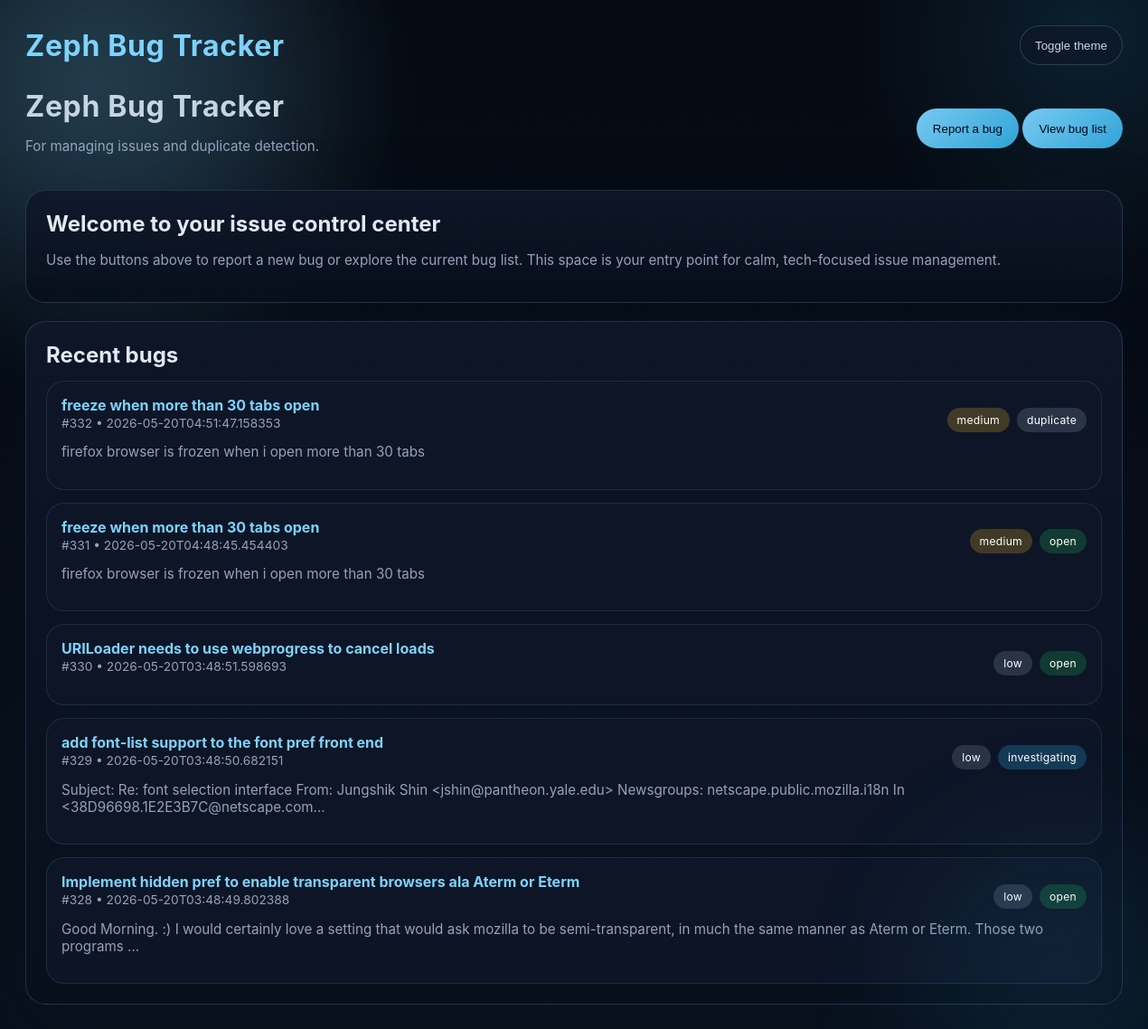
The page / on the database its author committed.
### tables this page shows
CREATE TABLE bugs (
        id INTEGER PRIMARY KEY AUTOINCREMENT,
        title TEXT NOT NULL,
        description TEXT NOT NULL,
        status TEXT NOT NULL DEFAULT 'open',
        severity TEXT NOT NULL DEFAULT 'low',
        created_at TEXT NOT NULL
    , source TEXT NOT NULL DEFAULT 'manual', duplicate_of INTEGER);

### app.py (the view)
@app.route('/')
def index():
    recent_bugs = fetch_all_bugs()[:5]
    return render_template('index.html', recent_bugs=recent_bugs)

### app.py (called while the page is built)
def get_db():
    conn = sqlite3.connect(DB_PATH)
    conn.row_factory = sqlite3.Row
    return conn

def fetch_all_bugs():
    conn = get_db()
    cur = conn.cursor()
    cur.execute('SELECT * FROM bugs ORDER BY created_at DESC')
    rows = cur.fetchall()
    conn.close()
    return [dict(r) for r in rows]

### templates/index.html
{% extends 'base.html' %}
{% block body %}
<div class="page-header">
  <div>
    <h1>Zeph Bug Tracker</h1>
    <p class="subtitle">For managing issues and duplicate detection.</p>
  </div>
  <div>
    <a href="/report-bug"><button>Report a bug</button></a>
    <a href="/bugs"><button>View bug list</button></a>
  </div>
</div>
<div class="card">
  <h2>Welcome to your issue control center</h2>
  <p class="note">Use the buttons above to report a new bug or explore the current bug list. This space is your entry point for calm, tech-focused issue management.</p>
</div>
{% if recent_bugs %}
<div class="card" style="margin-top:20px;">
  <h2>Recent bugs</h2>
  <div class="comments" style="margin-top:14px;">
    {% for bug in recent_bugs %}
      <div class="glass-panel" style="padding:16px;">
        <div style="display:flex;justify-content:space-between;gap:12px;flex-wrap:wrap;align-items:center;">
          <div>
            <h3 style="margin:0;font-size:1rem;"><a href="/bug/{{bug.id}}">{{bug.title}}</a></h3>
            <div class="meta">#{{bug.id}} • {{bug.created_at}}</div>
          </div>
          <div class="badges">
            <span class="badge sev-{{bug.severity}}">{{bug.severity}}</span>
            {% if bug.status == 'open' %}
              <span class="badge status-open">open</span>
            {% elif bug.status == 'being investigated' %}
              <span class="badge status-investigate">investigating</span>
            {% elif bug.status == 'fixed' %}
              <span class="badge status-fixed">fixed</span>
            {% else %}
              <span class="badge status-fixed">{{bug.status}}</span>
            {% endif %}
          </div>
        </div>
        <p class="note" style="margin-top:12px;">{{bug.description[:160]}}{{"..." if bug.description|length > 160 else ""}}</p>
      </div>
    {% endfor %}
  </div>
</div>
{% endif %}
{% endblock %}

### templates/base.html (shortened to what this page needs)
<!doctype html>
<html>
  <head>
  </head>
  <body>
    <div class="topbar">
      <h1><a href="/">Zeph Bug Tracker</a></h1>
      <button class="theme-toggle" id="themeToggle" onclick="toggleTheme()">Toggle theme</button>
    </div>
    {% block body %}{% endblock %}
  </body>
</html>

### templates/base.html (style rules this page uses)
:root { --bg: #08101c; --surface: rgba(15, 23, 42, 0.95); --surface-strong: rgba(8, 16, 28, 0.95); --surface-soft: rgba(30, 41, 59, 0.9); --text: #cbd5e1; --text-muted: #94a3b8; --accent: #7dd3fc; --accent-soft: rgba(125, 211, 252, 0.18); --border: rgba(125, 211, 252, 0.18); --success: #22c55e; --warning: #fbbf24; --danger: #f472b6; }
* { box-sizing: border-box; }
body { margin: 0; font-family: Inter, 'Segoe UI', sans-serif; background: radial-gradient(circle at 8% 8%, rgba(125, 211, 252, 0.16), transparent 22%), radial-gradient(circle at 95% 3%, rgba(56, 189, 248, 0.12), transparent 16%), linear-gradient(180deg, #050a12 0%, #08101c 100%); color: var(--text); min-height: 100vh; padding: 28px; position: relative; overflow-x: hidden; transition: background 0.45s ease, color 0.45s ease; }
body::before, body::after { content: ''; position: absolute; pointer-events: none; border-radius: 50%; filter: blur(80px); opacity: 0.7; animation: float 15s ease-in-out infinite; }
body::before { width: 420px; height: 420px; top: -120px; left: -80px; background: rgba(125, 211, 252, 0.14); }
body::after { width: 320px; height: 320px; bottom: -100px; right: -60px; background: rgba(56, 189, 248, 0.12); animation-duration: 18s; }
a { color: var(--accent); text-decoration: none; }
h1 { margin: 0; font-size: 2rem; letter-spacing: 0.02em; }
h2, h3, h4 { color: #e2e8f0; margin: 0; }
.page-header { display: flex; flex-wrap: wrap; align-items: center; justify-content: space-between; gap: 14px; margin-bottom: 24px; }
.page-header .subtitle { color: var(--text-muted); font-size: 0.95rem; }
.card { background: linear-gradient(180deg, rgba(15, 23, 42, 0.88), rgba(8, 16, 28, 0.95)); border: 1px solid var(--border); border-radius: 22px; backdrop-filter: blur(18px); padding: 22px; box-shadow: 0 24px 80px rgba(15, 23, 42, 0.24); }
button { display: inline-flex; align-items: center; justify-content: center; gap: 8px; min-height: 44px; padding: 0 18px; border: none; border-radius: 999px; background: linear-gradient(135deg, rgba(125, 211, 252, 0.95), rgba(56, 189, 248, 0.85)); color: #020617; cursor: pointer; transition: transform 0.2s ease, box-shadow 0.2s ease; }
.meta { color: var(--text-muted); font-size: 0.86rem; line-height: 1.5; }
.badges { margin-top: 12px; display: flex; flex-wrap: wrap; gap: 8px; }
.badge { display: inline-flex; align-items: center; justify-content: center; border-radius: 999px; padding: 6px 11px; font-size: 0.76rem; letter-spacing: 0.02em; color: #fff; background: rgba(148, 163, 184, 0.16); backdrop-filter: blur(12px); }
.badge.sev-low { background: rgba(148, 163, 184, 0.22); }
.badge.sev-medium { background: rgba(251, 191, 36, 0.22); }
.badge.status-open { background: rgba(34, 197, 94, 0.22); }
.badge.status-investigate { background: rgba(56, 189, 248, 0.22); }
.badge.status-fixed { background: rgba(148, 163, 184, 0.22); }
.comments { margin-top: 16px; display: grid; gap: 14px; }
.glass-panel { background: rgba(15, 23, 42, 0.75); border: 1px solid rgba(125, 211, 252, 0.12); padding: 18px; border-radius: 20px; }
.note { color: var(--text-muted); font-size: 0.95rem; }
.topbar { display: flex; justify-content: space-between; align-items: center; gap: 14px; margin-bottom: 26px; }
.theme-toggle { border-radius: 999px; border: 1px solid rgba(125, 211, 252, 0.22); background: rgba(15, 23, 42, 0.65); color: var(--text); padding: 10px 16px; cursor: pointer; transition: background 0.25s ease, transform 0.25s ease; }

### rows shown on the page
bugs: title "freeze when more than 30 tabs open", id "332", created_at "2026-05-20T04:51:47.158353", severity "medium", status "duplicate", description "firefox browser is frozen when i open more than 30 tabs"
bugs: title "freeze when more than 30 tabs open", id "331", created_at "2026-05-20T04:48:45.454403", severity "medium", status "open", description "firefox browser is frozen when i open more than 30 tabs"
bugs: title "URILoader needs to use webprogress to cancel loads", id "330", created_at "2026-05-20T03:48:51.598693", severity "low", status "open"
bugs: title "add font-list support to the font pref front end", id "329", created_at "2026-05-20T03:48:50.682151", severity "low", shows "investigating", description "Subject: Re: font selection interface From: Jungshik Shin <jshin@pantheon.yale.edu> Newsgroups: netscape.public.mozilla.i18n In <38D96698.1E2E3B7C@netscape.com", description "..."
bugs: title "Implement hidden pref to enable transparent browsers ala Aterm or Eterm", id "328", created_at "2026-05-20T03:48:49.802388", severity "low", status "open", description "Good Morning. :) I would certainly love a setting that would ask mozilla to be semi-transparent, in much the same manner as Aterm or Eterm. Those two programs", description "..."
